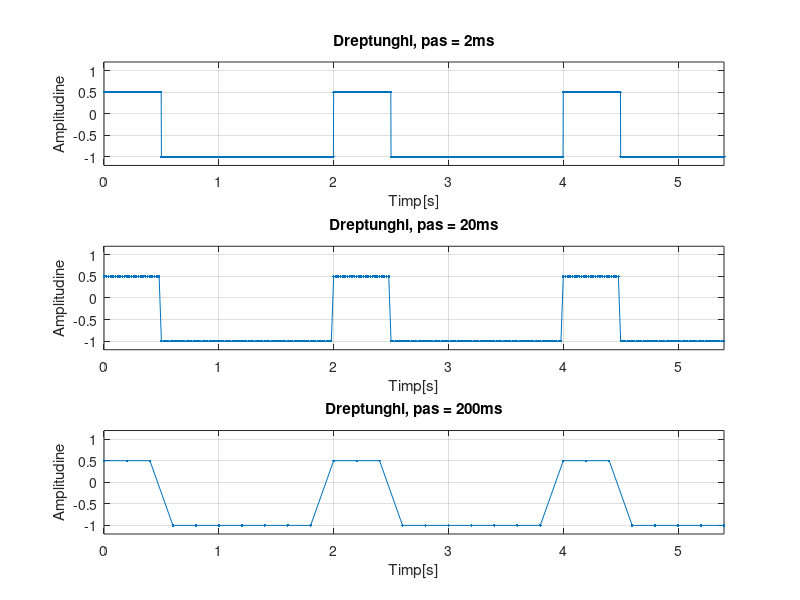

The MATLAB script that drew this image:
clear all
close all
clc

T=2; %perioada
fumplere=25; %factor umplere
nivmaxim=0.5; %nivel max
nivminim=-1; %nivel min
F=1/T; %frecventa
w=2*pi*F %pulsatie
A=(nivmaxim+abs(nivminim))/2; %amplitudine
Ucc=-0.25 %componenta continua

%2ms

t1 = 0:0.002:100;

x1 = Ucc + (A*square(w*t1,fumplere));

subplot(3, 1, 1)
plot(t1,x1,'.-')
axis([0 5.4 -1.2 1.2])
xlabel('Timp[s]')
ylabel('Amplitudine')
title('Dreptunghi, pas = 2ms')
grid;

%20ms
t2 = 0:0.02:100;

x2 = Ucc + (A*square(w*t2,fumplere));

subplot(3, 1, 2)
plot(t2,x2,'.-')
axis([0 5.4 -1.2 1.2])
xlabel('Timp[s]')
ylabel('Amplitudine')
title('Dreptunghi, pas = 20ms')
grid;

%200ms

t3 = 0:0.2:100;

x3 = Ucc + (A*square(w*t3,fumplere));

subplot(3, 1, 3)
plot(t3,x3,'.-')
axis([0 5.4 -1.2 1.2])
xlabel('Timp[s]')
ylabel('Amplitudine')
title('Dreptunghi, pas = 200ms')
grid;

